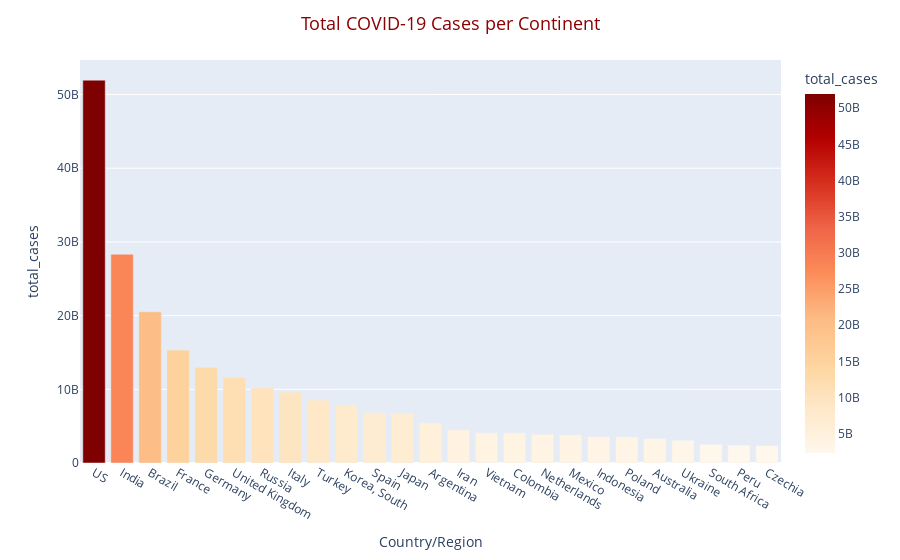

Notebook source saved alongside this figure:
### Markdown cell above
#### Top Continents with Most COVID-19 Cases

### Code cell
cases_per_continent = cases_deaths_vaccinations_df[country_filter].groupby('Country/Region').sum().reset_index()

fig = px.bar(cases_per_continent.sort_values('total_cases', ascending=False).head(25), x='Country/Region', y='total_cases', color='total_cases', color_continuous_scale='orrd')
fig.update_layout(title='Total COVID-19 Cases per Continent', title_x=0.5, title_font=dict(size=18, color='Darkred'))
fig.show()

### Figure 1 — Plotly figure (JSON) as saved in the notebook; plotly's stock layout.template omitted (floating-point values rounded to 4 significant figures)
{"data": [{"alignmentgroup": "True", "hovertemplate": "Country/Region=%{x}<br>total_cases=%{marker.color}<extra></extra>", "legendgroup": "", "marker": {"color": [51949962448, 28326732069, 20515881432, 15318397265, 12999218776, 11585246414, 10183074201, 9622709488, 8533973703, 7918359434, 6823514969, 6740069619, 5444691062, 4476180930, 4107106807, 4100391568, 3904639785, 3809900176, 3571154867, 3528083609, 3304160660, 3088037642, 2539955594, 2418665112, 2356163469], "coloraxis": "coloraxis", "pattern": {"shape": ""}}, "name": "", "offsetgroup": "", "orientation": "v", "showlegend": false, "textposition": "auto", "type": "bar", "x": ["US", "India", "Brazil", "France", "Germany", "United Kingdom", "Russia", "Italy", "Turkey", "Korea, South", "Spain", "Japan", "Argentina", "Iran", "Vietnam", "Colombia", "Netherlands", "Mexico", "Indonesia", "Poland", "Australia", "Ukraine", "South Africa", "Peru", "Czechia"], "xaxis": "x", "y": [51949962448, 28326732069, 20515881432, 15318397265, 12999218776, 11585246414, 10183074201, 9622709488, 8533973703, 7918359434, 6823514969, 6740069619, 5444691062, 4476180930, 4107106807, 4100391568, 3904639785, 3809900176, 3571154867, 3528083609, 3304160660, 3088037642, 2539955594, 2418665112, 2356163469], "yaxis": "y"}], "layout": {"barmode": "relative", "coloraxis": {"colorbar": {"title": {"text": "total_cases"}}, "colorscale": [[0, "rgb(255,247,236)"], [0.125, "rgb(254,232,200)"], [0.25, "rgb(253,212,158)"], [0.375, "rgb(253,187,132)"], [0.5, "rgb(252,141,89)"], [0.625, "rgb(239,101,72)"], [0.75, "rgb(215,48,31)"], [0.875, "rgb(179,0,0)"], [1, "rgb(127,0,0)"]]}, "legend": {"tracegroupgap": 0}, "margin": {"t": 60}, "title": {"font": {"color": "Darkred", "size": 18}, "text": "Total COVID-19 Cases per Continent", "x": 0.5}, "xaxis": {"anchor": "y", "domain": [0, 1], "title": {"text": "Country/Region"}}, "yaxis": {"anchor": "x", "domain": [0, 1], "title": {"text": "total_cases"}}}}
